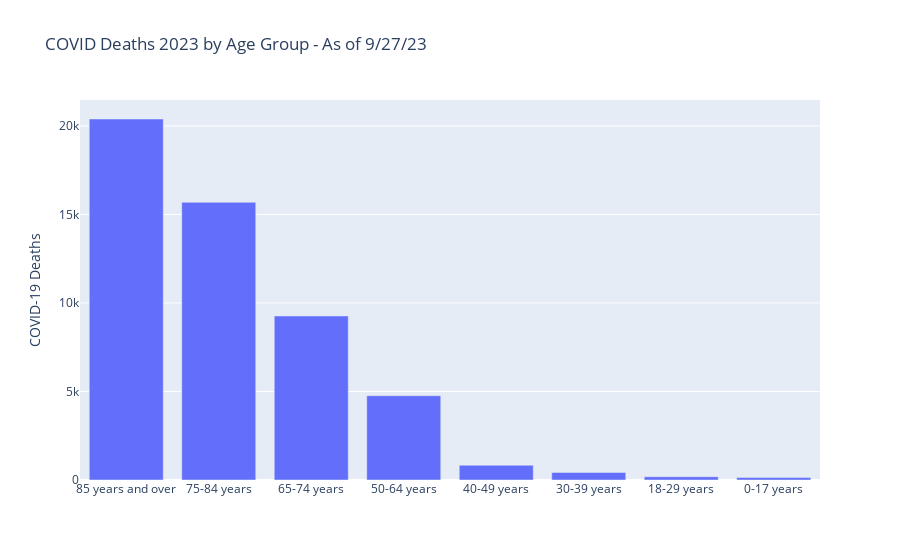

The code cell stored with this chart in its notebook:
### Code cell
"""
This script filters and aggregates COVID-19 death data by age group for the year 2023 in the United States,
and then visualizes the results in a bar chart.

Steps:
1. Filter the DataFrame `df` to include only rows where:
    - 'State' is 'United States'
    - 'Year' is 2023 (cast to Int32)
    - 'Age Group' is not 'All Ages'
    - 'Sex' is 'All Sexes'
2. Group the filtered data by 'Age Group' and sum the 'COVID-19 Deaths' for each group.
3. Sort the aggregated data by 'COVID-19 Deaths' in descending order.
4. Create a bar chart using Plotly Express to visualize the number of COVID-19 deaths by age group.
5. Update the layout of the chart to remove the x-axis title.
6. Display the chart.

Variables:
- covid_deaths_by_age: DataFrame containing the aggregated and sorted COVID-19 death data by age group.
- fig: Plotly Express bar chart object visualizing the COVID-19 deaths by age group.
"""
covid_deaths_by_age = (
    df
    .filter(
        pl.col('State') == 'United States',
        pl.col('Year').cast(pl.Int32) == 2023,
        pl.col('Age Group') != 'All Ages',
        pl.col('Sex') == 'All Sexes'
    )
    .group_by('Age Group')
    .agg(pl.col('COVID-19 Deaths').sum())
    .sort(by='COVID-19 Deaths', descending=True)
)

fig = px.bar(
    covid_deaths_by_age, 
    x='Age Group', 
    y='COVID-19 Deaths', 
    title='COVID Deaths 2023 by Age Group - As of 9/27/23'
)

fig.update_layout(xaxis_title=None)
fig.show()

### Figure 1 — Plotly figure (JSON) as saved in the notebook; plotly's stock layout.template omitted (floating-point values rounded to 4 significant figures)
{"data": [{"alignmentgroup": "True", "hovertemplate": "Age Group=%{x}<br>COVID-19 Deaths=%{y}<extra></extra>", "legendgroup": "", "marker": {"color": "#636efa", "pattern": {"shape": ""}}, "name": "", "offsetgroup": "", "orientation": "v", "showlegend": false, "textposition": "auto", "type": "bar", "x": ["85 years and over", "75-84 years", "65-74 years", "50-64 years", "40-49 years", "30-39 years", "18-29 years", "0-17 years"], "xaxis": "x", "y": [20391, 15686, 9264, 4762, 835, 426, 183, 137], "yaxis": "y"}], "layout": {"barmode": "relative", "legend": {"tracegroupgap": 0}, "title": {"text": "COVID Deaths 2023 by Age Group - As of 9/27/23"}, "xaxis": {"anchor": "y", "domain": [0, 1], "title": {}}, "yaxis": {"anchor": "x", "domain": [0, 1], "title": {"text": "COVID-19 Deaths"}}}}
